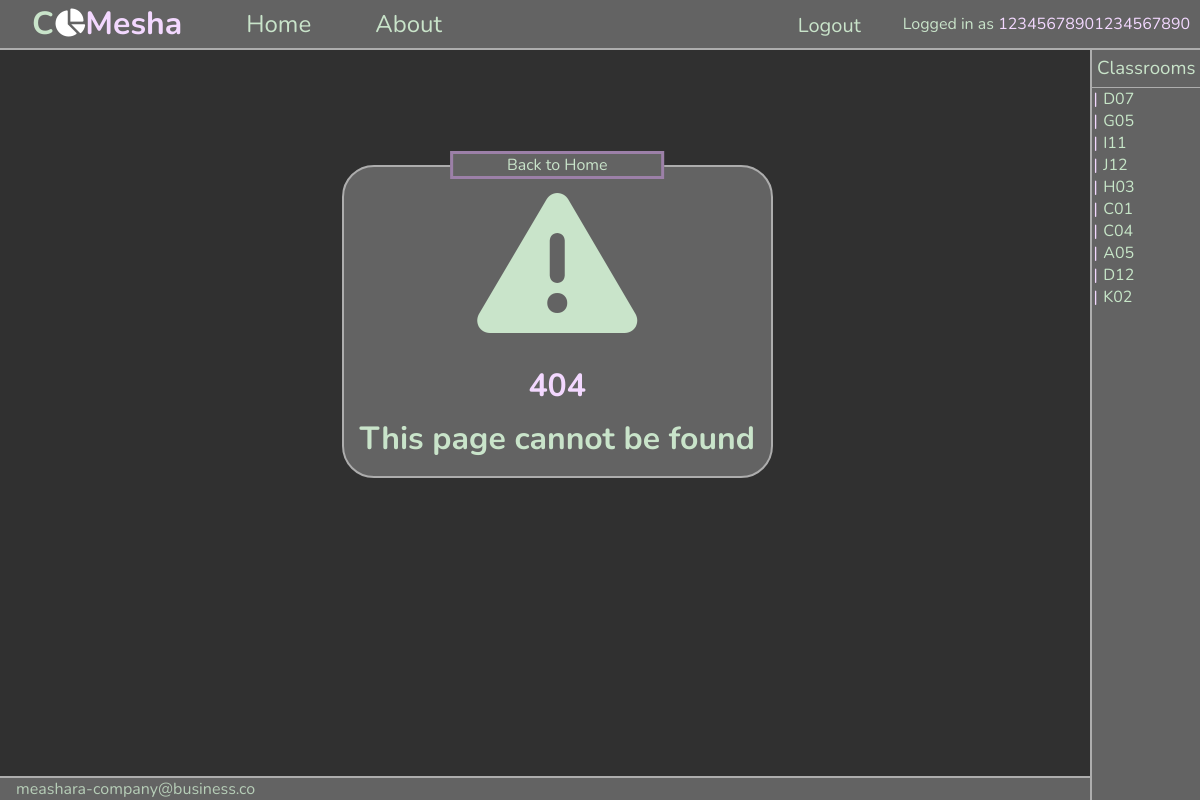
/classroom/1 (signed in), run on the app's committed database.
### database.py (models this page shows)
class Users(db.Model):
    __tablename__ = 'Users'
    ID = db.Column(db.Integer, primary_key=True, autoincrement=True)
    User = db.Column(db.Text)
    UserPassword = db.Column(db.Text)

class Classroom(db.Model):
    __tablename__ = 'Classrooms'
    ClassroomID = db.Column(db.Text, primary_key=True)
    Teachers = db.relationship('Teacher', secondary='TeacherClassrooms', backref='classrooms')

### server.py (the view)
@app.route("/classroom/<string:classroom_id>")
def analytics(classroom_id):
    if classroom_id not in get_classrooms():
        abort(404)
    data = kowalski_analyze(classroom_id)
    loudness = data[1]
    temperature = data[2]
    humidity = data[3]
    ventilation = data[4]
    return (render_template("pages/analytics.html",
                            classroom=classroom_id, loudness=loudness,
                            temperature=temperature, humidity=humidity,
                            ventilation=ventilation))

### server.py (called while the page is built)
def get_classrooms():
    class_list = []
    with app.app_context():
        result = Classroom.query.with_entities(Classroom.ClassroomID).all()
        for i in result:
            class_list.append(i[0])
    return class_list

@login_manager.user_loader
def user_loader(user_id):
    query_user = DB_Users.query.filter_by(
                    ID=user_id).with_entities(
                        DB_Users.ID, DB_Users.User, DB_Users.UserPassword).first()
    if query_user:
        return User(int(query_user[0]), query_user[1], query_user[2])
    else:
        return None

@app.errorhandler(HTTPException)
def error(error_code):
    default_response = "Something went wrong!"
    default_code = 0
    match int(str(error_code).split()[0]):
        case 404:
            response = "This page cannot be found"
            response_code = 404
        case _:
            response = default_response
            response_code = default_code
    return (render_template("pages/error.html", response=response, response_code=response_code))

### templates/pages/error.html
{% extends 'layout.html' %}
{% block content %}
<div class="error-box">
    <i class="fa-solid fa-triangle-exclamation fa-10x"></i>
    {% if response_code != "0" %}
    <h1 class="error-code"> {{response_code}} </h1>
    {% endif %}
    <h1 class="response"> {{response}} </h1>
    <a class="classroom-grid-title" href="/"> <div class="home-text"> Back to Home </div> </a>
</div>
{% endblock %}

### templates/nav.html
<ul>
    <li><a href="/" class="nav-buttons">Home</a></li>
    <li><a href="/about" class="nav-buttons">About</a></li>
    <li id="nav-seperator"> </li>
    {% if current_user.username %}
    <li id="logout"><a href="/logout" class="nav-buttons" style="margin-right: 10px;"><small>Logout</small></a> </li>
    <li id="username"> Logged in as <span style="color:#F3D8FF;" >{{ current_user.username }}</span> </li>
    {% else %}
    <li><a href="/login" class="login-button nav-buttons"> Login </a></li>
    <li><a href="/register" class="register-button nav-buttons"> Register </a></li>
    {% endif %}
</ul>

### templates/sidebar.html
<h3 id="classroom-header"> Classrooms </h3>
<ul class="classroom-list">
{% for classroom in classrooms %}
    <li class="classroom-list-items"> <a href="/classroom/{{classroom}}"> {{classroom}} </a> </li>
{% endfor %}
</ul>

### static/css/layout.css (style rules this page uses)
#classroom-header { text-align: center; padding: 0; margin: 5% 0; font-weight: normal; }
.classroom-list { margin: 0; padding: 0; overflow-y: auto; border-top: solid 1px var(--edge-color); }
.classroom-list-items { list-style: "|"; padding-left: 5%; margin-left: 5%; }
.classroom-list-items::marker { color: #F3D8FF; }
.classroom-list-items > a { color: #c7e6c8; }
.error-box { position: relative; display: flex; flex-direction: column; border: solid 2px var(--edge-color); background-color: var(--main-color); border-radius: 2rem; padding: 1rem; max-width: -moz-fit-content; max-width: fit-content; margin-top: 10%; margin-left: auto; margin-right: auto; text-align: center; }
.error-box > .error-code { color: var(--link-color); margin-bottom: 10px; }
.error-box > .response { margin: 0; }
:root { --text-color: #C9E4CA; --main-color: #636363; --main-color-darker: #303030; --border-color: white; --link-color: #F3D8FF; --small-box-color: #f3d8ff0e; --edge-color: #adadad; --react-color: #a195a7; }
html { box-sizing: border-box; min-width: 100vw; min-height: 100vh; font-family: "Nunito"; }
*, *:before, *:after { box-sizing: inherit; }
body { box-sizing: border-box; margin: 0; display: grid; width: 100vw; height: 100vh; grid-template-columns: 0.5fr 2fr 2fr 0.5fr; grid-template-rows: 0.2fr 4fr 4fr 0.2fr; grid-template-areas: "hd nav nav nav" "main main main sb" "main main main sb" "ft ft ft sb"; color: var(--text-color); background-color: var(--main-color); }
nav ul { display: flex; flex-wrap: nowrap; margin: 0px; padding: 0px; padding-right: 1%; height: 100%; width: 100%; }
nav ul li { list-style-type: none; }
nav ul li .nav-buttons { color: var(--text-color); display: inline-block; height: 100%; padding-left: 2rem; padding-right: 2rem; font-size: 1.5rem; text-align: center; line-height: 3rem; }
nav ul #nav-seperator { flex-grow: 1; }
nav ul #username { white-space: nowrap; line-height: 3; }
.classroom-grid-title { text-align: center; color: #C9E4CA; box-sizing: border-box; border: #9c80a8 solid; height: -moz-fit-content; height: fit-content; width: 50%; background-color: var(--main-color); position: absolute; left: 50%; transform: translate(-50%, 0); top: -1em; z-index: 1; }
.classroom-grid-title div { position: relative; box-sizing: content-box; height: 100%; text-align: center; overflow: hidden; }
a { text-decoration: none; color: white; }

### data on the page
Users: username "12345678901234567890"
Classroom: ClassroomID "D07"
Classroom: ClassroomID "G05"
Classroom: ClassroomID "I11"
Classroom: ClassroomID "J12"
Classroom: ClassroomID "H03"
Classroom: ClassroomID "C01"
Classroom: ClassroomID "C04"
Classroom: ClassroomID "A05"
Classroom: ClassroomID "D12"
Classroom: ClassroomID "K02"

### other printed values
{{ response_code }} "404"
{{ response }} "This page cannot be found"
